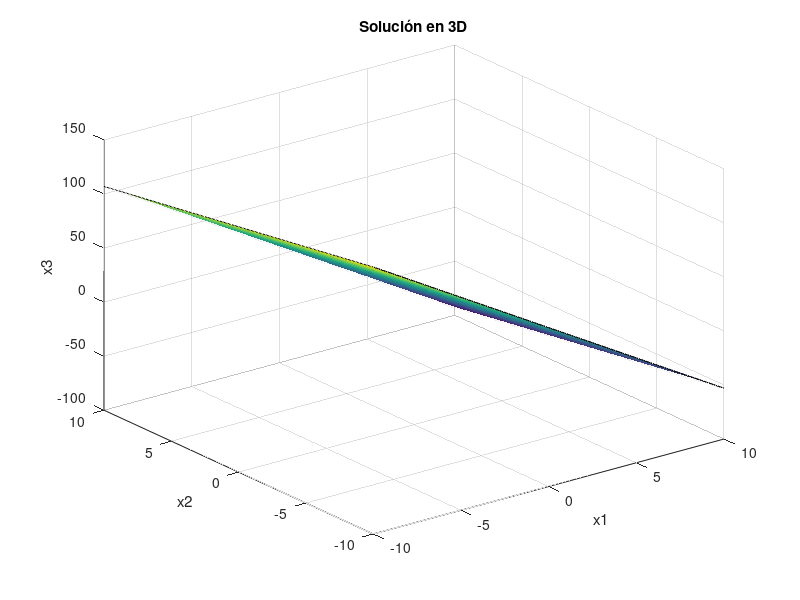

The MATLAB script that drew this image:
% Definir la matriz A y el vector b
A = [10, 2, -1; -3, -6, 2; 1, 1, 5];
b = [27; -61.5; -21.5];

% Realizar la descomposición LU sin pivote
[L, U] = lu(A);

% Mostrar las matrices L y U
disp('Matriz L:');
disp(L);
disp('Matriz U:');
disp(U);

% Resolver el sistema Ly = b (sustitución hacia adelante)
y = L\b;

% Resolver el sistema Ux = y (sustitución hacia atrás)
x = U\y;

% Mostrar la solución
disp('Solución del sistema:');
disp(x);

% Verificar que A*x sea igual a b
disp('Comprobación A*x:');
disp(A*x);

% Graficar en 3D las soluciones
[x1, x2] = meshgrid(-10:0.1:10, -10:0.1:10);
x3 = (27 - 10*x1 - 2*x2); % Ecuación 1 reescrita
surf(x1, x2, x3);
xlabel('x1');
ylabel('x2');
zlabel('x3');
title('Solución en 3D');
